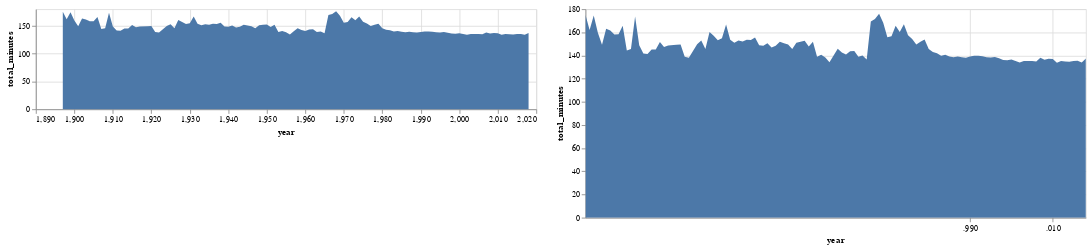

Notebook code for this chart:
### Code cell
interval = alt.selection_interval(
    mark=alt.BrushConfig(fill='green')
)
brush = alt.selection(type='interval', encodings=['x'])

base = alt.Chart(year_avg_minutes).mark_area().encode(
    x = 'year',
    y = 'total_minutes:Q',
).properties(
    width=600,
    height=250,
    selection=interval
)

minutes_chart = base.encode(
    alt.X('year:T', scale=alt.Scale(domain=brush)),
    tooltip='total_minutes'
)

chart_selector = base.properties(
    width=600,
    height=120
).add_selection(brush)

area_chart = alt.Chart(year_avg_minutes).mark_area(
    color='lightblue',
    interpolate='step-after',
    line=True
).encode(
    x='year',
    y='total_minutes',
    tooltip='total_minutes'
).properties(
    height=430,
    width=600
)

box_chart = alt.Chart(df).mark_boxplot().encode(
    x='gender',
    y='total_minutes:Q'
).properties(
    height=430,
    width=200
)

chart_selector | minutes_chart

### Figure 1 — Vega-Lite specification as saved in the notebook (floating-point values rounded to 4 significant figures)
{"config": {"view": {"continuousWidth": 400, "continuousHeight": 300}}, "hconcat": [{"mark": "area", "encoding": {"x": {"type": "quantitative", "field": "year"}, "y": {"type": "quantitative", "field": "total_minutes"}}, "height": 120, "selection": {"selector177": {"type": "interval", "mark": {"fill": "green"}}, "selector178": {"type": "interval", "encodings": ["x"]}}, "width": 600}, {"mark": "area", "encoding": {"tooltip": {"type": "quantitative", "field": "total_minutes"}, "x": {"type": "temporal", "field": "year", "scale": {"domain": {"selection": "selector178"}}}, "y": {"type": "quantitative", "field": "total_minutes"}}, "height": 250, "selection": {"selector177": {"type": "interval", "mark": {"fill": "green"}}}, "width": 600}], "data": {"name": "data-902bed1f6a6bdda6da09b2948f9ab399"}, "$schema": "https://vega.github.io/schema/vega-lite/v4.0.2.json", "datasets": {"data-902bed1f6a6bdda6da09b2948f9ab399": [{"year": 1897, "total_minutes": 175.2}, {"year": 1898, "total_minutes": 162.0}, {"year": 1899, "total_minutes": 174.6}, {"year": 1900, "total_minutes": 159.7}, {"year": 1901, "total_minutes": 149.4}, {"year": 1902, "total_minutes": 163.2}, {"year": 1903, "total_minutes": 161.5}, {"year": 1904, "total_minutes": 158.1}, {"year": 1905, "total_minutes": 158.4}, {"year": 1906, "total_minutes": 165.8}, {"year": 1907, "total_minutes": 144.4}, {"year": 1908, "total_minutes": 145.7}, {"year": 1909, "total_minutes": 173.6}, {"year": 1910, "total_minutes": 148.9}, {"year": 1911, "total_minutes": 141.7}, {"year": 1912, "total_minutes": 141.3}, {"year": 1913, "total_minutes": 145.2}, {"year": 1914, "total_minutes": 145.2}, {"year": 1915, "total_minutes": 151.7}, {"year": 1916, "total_minutes": 147.3}, {"year": 1917, "total_minutes": 148.6}, {"year": 1919, "total_minutes": 149.2}, {"year": 1920, "total_minutes": 149.5}, {"year": 1921, "total_minutes": 138.9}, {"year": 1922, "total_minutes": 138.2}, {"year": 1923, "total_minutes": 143.8}, {"year": 1924, "total_minutes": 149.7}, {"year": 1925, "total_minutes": 153.0}, {"year": 1926, "total_minutes": 145.7}, {"year": 1927, "total_minutes": 160.4}, {"year": 1928, "total_minutes": 157.1}, {"year": 1929, "total_minutes": 153.1}, {"year": 1930, "total_minutes": 154.8}, {"year": 1931, "total_minutes": 166.8}, {"year": 1932, "total_minutes": 153.6}, {"year": 1933, "total_minutes": 151.0}, {"year": 1934, "total_minutes": 152.9}, {"year": 1935, "total_minutes": 152.1}, {"year": 1936, "total_minutes": 153.7}, {"year": 1937, "total_minutes": 153.3}, {"year": 1938, "total_minutes": 155.6}, {"year": 1939, "total_minutes": 148.8}, {"year": 1940, "total_minutes": 148.5}, {"year": 1941, "total_minutes": 150.6}, {"year": 1942, "total_minutes": 146.8}, {"year": 1943, "total_minutes": 148.4}, {"year": 1944, "total_minutes": 151.8}, {"year": 1945, "total_minutes": 150.7}, {"year": 1946, "total_minutes": 149.4}, {"year": 1947, "total_minutes": 145.7}, {"year": 1948, "total_minutes": 151.0}, {"year": 1949, "total_minutes": 151.8}, {"year": 1950, "total_minutes": 152.7}, {"year": 1951, "total_minutes": 147.8}, {"year": 1952, "total_minutes": 151.9}, {"year": 1953, "total_minutes": 138.8}, {"year": 1954, "total_minutes": 140.7}, {"year": 1955, "total_minutes": 138.4}, {"year": 1956, "total_minutes": 134.2}, {"year": 1957, "total_minutes": 140.1}, {"year": 1958, "total_minutes": 145.9}, {"year": 1959, "total_minutes": 142.7}, {"year": 1960, "total_minutes": 140.9}, {"year": 1961, "total_minutes": 143.7}, {"year": 1962, "total_minutes": 143.8}, {"year": 1963, "total_minutes": 139.0}, {"year": 1964, "total_minutes": 140.0}, {"year": 1965, "total_minutes": 136.6}, {"year": 1966, "total_minutes": 169.4}, {"year": 1967, "total_minutes": 171.5}, {"year": 1968, "total_minutes": 176.1}, {"year": 1969, "total_minutes": 168.3}, {"year": 1970, "total_minutes": 155.8}, {"year": 1971, "total_minutes": 156.7}, {"year": 1972, "total_minutes": 165.7}, {"year": 1973, "total_minutes": 160.3}, {"year": 1974, "total_minutes": 167.0}, {"year": 1975, "total_minutes": 157.4}, {"year": 1976, "total_minutes": 154.2}, {"year": 1977, "total_minutes": 149.6}, {"year": 1978, "total_minutes": 152.0}, {"year": 1979, "total_minutes": 153.9}, {"year": 1980, "total_minutes": 145.7}, {"year": 1981, "total_minutes": 142.9}, {"year": 1982, "total_minutes": 142.0}, {"year": 1983, "total_minutes": 139.8}, {"year": 1984, "total_minutes": 140.6}, {"year": 1985, "total_minutes": 139.2}, {"year": 1986, "total_minutes": 138.6}, {"year": 1987, "total_minutes": 139.2}, {"year": 1988, "total_minutes": 138.5}, {"year": 1989, "total_minutes": 138.1}, {"year": 1990, "total_minutes": 139.1}, {"year": 1991, "total_minutes": 139.7}, {"year": 1992, "total_minutes": 139.8}, {"year": 1993, "total_minutes": 139.3}, {"year": 1994, "total_minutes": 138.6}, {"year": 1995, "total_minutes": 138.2}, {"year": 1996, "total_minutes": 138.8}, {"year": 1997, "total_minutes": 137.6}, {"year": 1998, "total_minutes": 136.2}, {"year": 1999, "total_minutes": 135.8}, {"year": 2000, "total_minutes": 136.6}, {"year": 2001, "total_minutes": 135.3}, {"year": 2002, "total_minutes": 134.0}, {"year": 2003, "total_minutes": 135.2}, {"year": 2004, "total_minutes": 135.3}, {"year": 2005, "total_minutes": 135.2}, {"year": 2006, "total_minutes": 134.8}, {"year": 2007, "total_minutes": 138.1}, {"year": 2008, "total_minutes": 136.3}, {"year": 2009, "total_minutes": 137.1}, {"year": 2010, "total_minutes": 136.9}, {"year": 2011, "total_minutes": 133.8}, {"year": 2012, "total_minutes": 135.2}, {"year": 2013, "total_minutes": 134.8}, {"year": 2014, "total_minutes": 134.6}, {"year": 2015, "total_minutes": 135.2}, {"year": 2016, "total_minutes": 135.5}, {"year": 2017, "total_minutes": 134.0}, {"year": 2018, "total_minutes": 137.3}]}}
